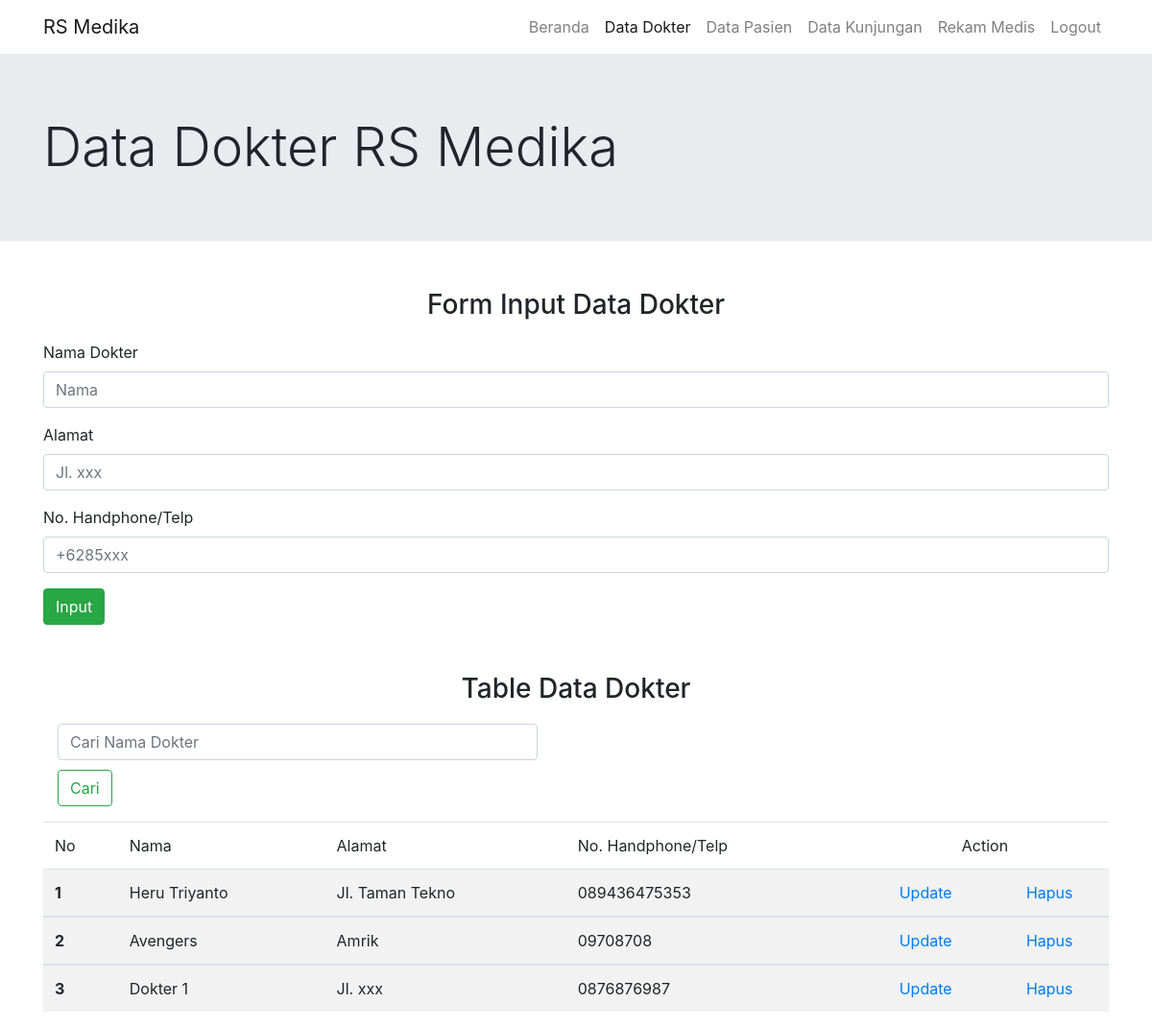
Page /module/data-dokter/list.php (signed in) on the committed database.
### tables this page shows
CREATE TABLE IF NOT EXISTS `data_dokter` (
  `kode_dokter` int(10) NOT NULL AUTO_INCREMENT,
  `nama_dokter` varchar(30) NOT NULL,
  `alamat` varchar(50) NOT NULL,
  `no_hp` varchar(100) NOT NULL,
  PRIMARY KEY (`kode_dokter`)
);

### module/data-dokter/list.php (the view, shortened to what this page needs)
<?php
	include '../../function/koneksi.php';
	$kode_dokter = isset($_GET['kode_dokter']) ? $_GET['kode_dokter'] : false;
	$nama ="";
	$alamat ="";
	$no_hp ="";
	$button ="Input";
?>
<!DOCTYPE html>
<html>
	<head>
		<link href="<?php echo BASE_URL."bootstrap/css/bootstrap.min.css"; ?>" type="text/css" rel="stylesheet" />
		<link href="<?php echo BASE_URL."bootstrap/js/bootstrap.min.js"; ?>" type="text/css" rel="stylesheet" />
	</head>
	<body>
		<nav class="navbar nav-vector navbar-expand-lg navbar-light">
			<div class="container">
				<a href="#" class="navbar-brand">
					<span>RS Medika</span>
				</a>
				<div class="collapse navbar-collapse" id="navbarNavAltMarkup">
					<div class="navbar-nav ml-auto">
						<a href="<?= BASE_URL?>" class="nav-item nav-link">Beranda</a>
						<a href="<?php echo BASE_URL."module/data-dokter/list.php"; ?>" class="nav-item nav-link active">Data Dokter<span class="sr-only">(current)</span></a>
						<a href="<?php echo BASE_URL."module/data-pasien/list.php"; ?>" class="nav-item nav-link">Data Pasien</a>
						<a href="<?php echo BASE_URL."module/data-kunjungan/list.php"; ?>" class="nav-item nav-link">Data Kunjungan</a>
						<a href="<?php echo BASE_URL."module/rekam-medis/list.php"; ?>" class="nav-item nav-link">Rekam Medis</a>
						<a href="<?php echo BASE_URL."logout.php"; ?>" class="nav-item nav-link">Logout</a>
					</div>
				</div>
			</div>
		</nav>
		<div class="jumbotron jumbotron-fluid">
			<div class="container">
				<div class="row">
					<div class="col-lg display-4">
						<span>Data Dokter RS Medika</span><br>
					</div>
				</div>
			</div>
		</div>
		<div class="text-center">
			<h3 style="margin-top: 50px; margin-bottom: 20px;">Form Input Data Dokter</h3>
		</div>
			<div class="container">
		<form action="<?php echo BASE_URL."module/data-dokter/input.php?kode_dokter=$kode_dokter"; ?>" method="POST">
				<div class="form-group">
					<label>Nama Dokter</label>
					<input type="text" name="nama" class="form-control" placeholder="Nama" value="<?php echo($nama); ?>">
				</div>
				<div class="form-group">
					<label>Alamat</label>
					<input type="text" name="alamat" class="form-control" placeholder="Jl. xxx" value="<?php echo($alamat); ?>">
				</div>
				<div class="form-group">
					<label>No. Handphone/Telp</label>
					<input type="text" name="no_hp" class="form-control" placeholder="+6285xxx" value="<?php echo($no_hp); ?>">
				</div>
				<div class="form-group">
					<input type="submit" name="button" value="<?php echo($button); ?>" class="btn btn-success tombol ml-auto">
				</div>
		</form>
		<div class="text-center">
			<h3 style="margin-top: 50px; margin-bottom: 20px;">Table Data Dokter</h3>
		</div>
		<div class="container">
			<form class="form-group" method="GET" action="<?php echo BASE_URL."module/data-dokter/list.php"; ?>">
				<input type="search" name="cari" class="form-control" placeholder="Cari Nama Dokter" aria-label="Search" style="width: 500px;">
				<button class="btn btn-outline-success" type="submit" style="margin-top: 10px;">Cari</button>
			</form>
		</div>
		<table class="table table-striped">
			<thead>
				<tr>
					<td>No</td>
					<td>Nama</td>
					<td>Alamat</td>
					<td>No. Handphone/Telp</td>
					<td colspan="2" align="center">Action</td>
				</tr>
			</thead>
			<?php
                if (isset($_GET['cari'])) {
                    $cari = $_GET['cari'];
                    $data = mysqli_query($koneksi, "SELECT * FROM data_dokter WHERE nama_dokter LIKE '%".$cari."%'");
                }
                else {
                    $data = mysqli_query($koneksi, "SELECT * FROM data_dokter");
                }
                $no = 1;
                while ($d = mysqli_fetch_array($data)) {
                    echo "<tbody>
							<tr>
								<th scope='row'>".$no++."</th>
								<td>".$d['nama_dokter']."</td>
								<td>".$d['alamat']."</td>
								<td>".$d['no_hp']."</td>
								<td align='center'><a href='".BASE_URL."module/data-dokter/list.php?kode_dokter=$d[kode_dokter]'>Update</a></td>
								<td align='center'><a href='".BASE_URL."module/data-dokter/hapus.php?kode_dokter=$d[kode_dokter]'>Hapus</a></td>
							</tr>
						</tbody>";
                }
            ?>
		</table>
			</div>
	</body>
</html>

### rows in the picture
data_dokter: nama_dokter "Heru Triyanto", alamat "Jl. Taman Tekno", no_hp "089436475353"
data_dokter: nama_dokter "Avengers", alamat "Amrik", no_hp "09708708"
data_dokter: nama_dokter "Dokter 1", alamat "Jl. xxx", no_hp "0876876987"
